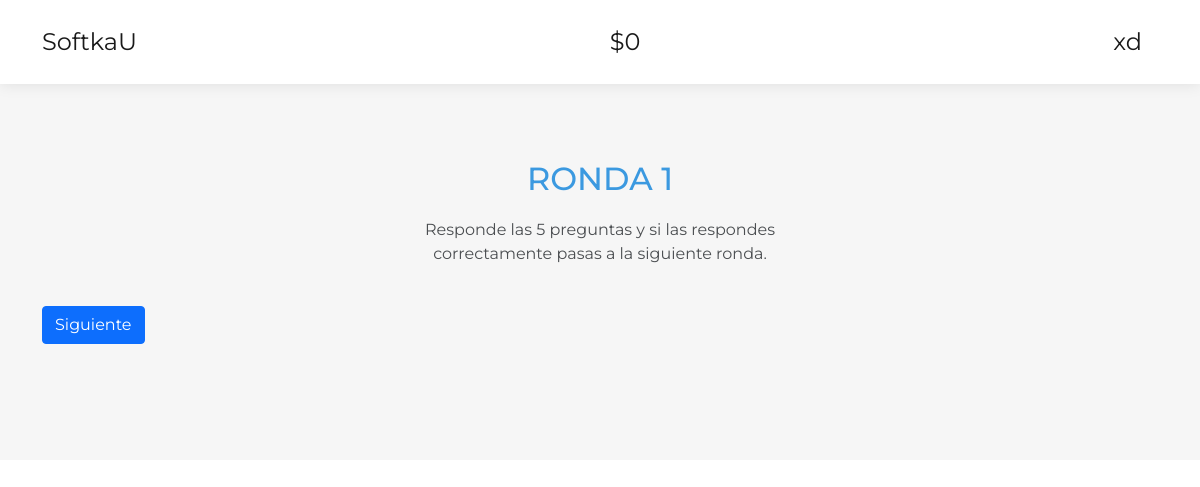
Page /xd on the earlier database version.
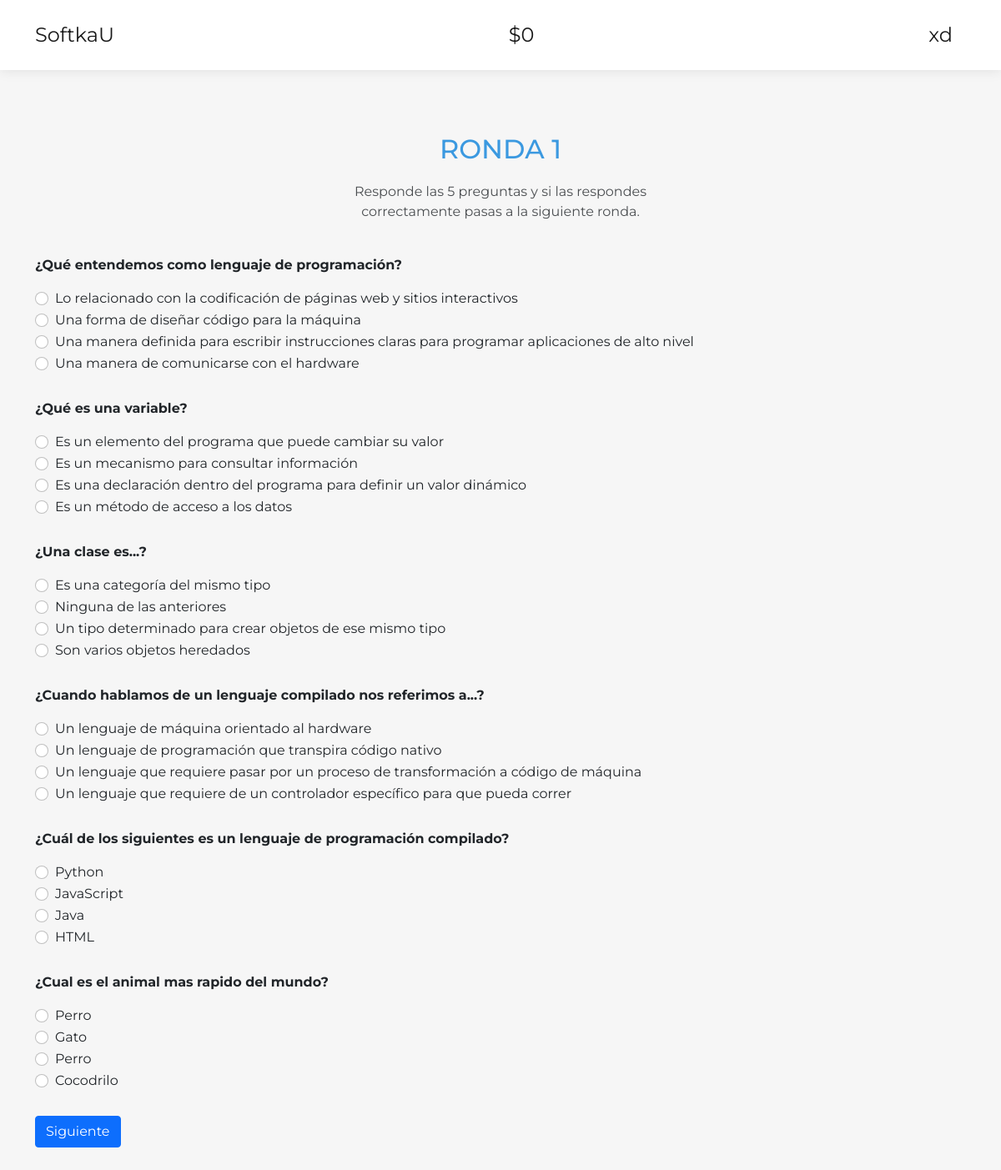
Same page on the later database version.
### app/models.py (models this page shows, shortened)
class Jugador(db.Model):
    id = db.Column(db.Integer, primary_key=True)
    nombre = db.Column(db.String(200), nullable=False)
    puntaje = db.Column(db.Integer, nullable=False, default=0)
    ronda_actual = db.Column(db.Integer, nullable=False, default=1)
    __table_args__ = {"extend_existing": True}

class Pregunta(db.Model):
    enunciado = db.Column(db.String(500), nullable=False, primary_key=True)
    opcion1 = db.Column(db.String(200), nullable=False)
    opcion2 = db.Column(db.String(200), nullable=False)
    opcion3 = db.Column(db.String(200), nullable=False)
    opcion_correcta = db.Column(db.String(200), nullable=False)
    categoria_nombre = db.Column(db.String(100), db.ForeignKey(
        'categoria.nombre'), nullable=False)
    __table_args__ = {"extend_existing": True}

### app/views.py (the view)
@views.route("/<nombre>")
def preguntas(nombre):
    lista_preguntas = controller.cargar_juego(nombre)
    jugador = controller.consultar_jugador(nombre)
    return render_template("preguntas.html", preguntas= lista_preguntas, jugador=jugador)

### app/controller.py (called while the page is built)
def consultar_jugador(nombre: str) -> Jugador:
    jugador = Jugador.query.filter_by(nombre=nombre).first()
    if jugador is None:
        jugador = Jugador(nombre)
        db.session.add(jugador)
        db.session.commit()
    return jugador

def cargar_juego(nombre: str) -> list:
    jugador = consultar_jugador(nombre)
    categoria = Categoria.query.filter_by(nivel_dificultad=jugador.ronda_actual).first()
    return categoria.preguntas

### app/templates/preguntas.html (shortened to what this page needs)
<!DOCTYPE html>
<html>
<head>
        <link rel="stylesheet" href="{{url_for('static',filename='bootstrap.min.css')}}">
        <link rel="stylesheet"
                href="https://cdnjs.cloudflare.com/ajax/libs/simple-line-icons/2.4.1/css/simple-line-icons.min.css">
        <link rel="stylesheet" href="https://cdnjs.cloudflare.com/ajax/libs/baguettebox.js/1.10.0/baguetteBox.min.css">
</head>
<body>
        <nav class="navbar navbar-light navbar-expand-lg fixed-top bg-white clean-navbar">
                <div class="container"><a class="navbar-brand logo" href="#">SoftkaU</a><a class="navbar-brand logo"
                                href="#">${{jugador.puntaje}}</a><a class="navbar-brand logo"
                                href="#">{{jugador.nombre}}</a></div>
        </nav>
        <main class="page contact-us-page">
                <section class="clean-block  dark">
                        <div class="container">
                                <div class="block-heading">
                                        <h2 class="text-info">RONDA {{jugador.ronda_actual}}</h2>
                                        <p>Responde las 5 preguntas y si las respondes correctamente pasas a la
                                                siguiente
                                                ronda.</p>
                                </div>
                                <form>
                                        {% for pregunta in preguntas %}
                                        <p><b>{{pregunta.enunciado}}</b></p>
                                        <div class="form-check"><input class="form-check-input" type="radio"
                                                        id="formCheck-1"><label class="form-check-label"
                                                        for="formCheck-1">{{pregunta.opcion1}}</label></div>
                                        <div class="form-check"><input class="form-check-input" type="radio"
                                                        id="formCheck-1"><label class="form-check-label"
                                                        for="formCheck-1">{{pregunta.opcion2}}</label></div>
                                        <div class="form-check"><input class="form-check-input" type="radio"
                                                        id="formCheck-2"><label class="form-check-label"
                                                        for="formCheck-2">{{pregunta.opcion_correcta}}</label></div>
                                        <div class="form-check" style="margin-bottom: 30px;"><input
                                                        class="form-check-input" type="radio" id="formCheck-6"><label
                                                        class="form-check-label"
                                                        for="formCheck-6">{{pregunta.opcion3}}</label></div>
                                        {% endfor %}
                                        <div class="mb-3"><button class="btn btn-primary"
                                                        type="submit">Siguiente</button></div>
                                </form>
                        </div>
                </section>
        </main>
</body>
</html>

Differences in the rows shown:
added Pregunta: enunciado "¿Qué entendemos como lenguaje de programación?", opcion1 "Lo relacionado con la codificación de páginas web y sitios interactivos", opcion2 "Una forma de diseñar código para la máquina", opcion_correcta "Una manera definida para escribir instrucciones claras para programar aplicaciones de alto nivel", opcion3 "Una manera de comunicarse con el hardware"
added Pregunta: enunciado "¿Qué es una variable?", opcion1 "Es un elemento del programa que puede cambiar su valor", opcion2 "Es un mecanismo para consultar información", opcion_correcta "Es una declaración dentro del programa para definir un valor dinámico", opcion3 "Es un método de acceso a los datos"
added Pregunta: enunciado "¿Una clase es...?", opcion1 "Es una categoría del mismo tipo", opcion2 "Ninguna de las anteriores", opcion_correcta "Un tipo determinado para crear objetos de ese mismo tipo", opcion3 "Son varios objetos heredados"
added Pregunta: enunciado "¿Cuando hablamos de un lenguaje compilado nos referimos a...?", opcion1 "Un lenguaje de máquina orientado al hardware", opcion2 "Un lenguaje de programación que transpira código nativo", opcion_correcta "Un lenguaje que requiere pasar por un proceso de transformación a código de máquina", opcion3 "Un lenguaje que requiere de un controlador específico para que pueda correr"
added Pregunta: enunciado "¿Cuál de los siguientes es un lenguaje de programación compilado?", opcion1 "Python", opcion2 "JavaScript", opcion_correcta "Java", opcion3 "HTML"
added Pregunta: enunciado "¿Cual es el animal mas rapido del mundo?", opcion1 "Perro", opcion2 "Gato", opcion_correcta "Perro", opcion3 "Cocodrilo"
